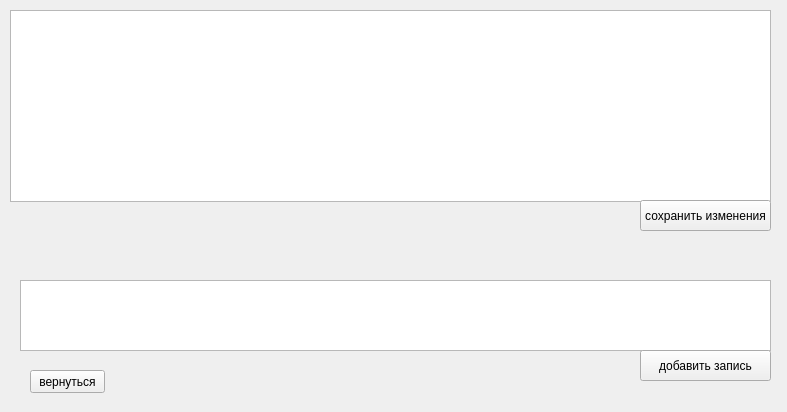
<?xml version="1.0" encoding="UTF-8"?>
<ui version="4.0">
 <class>Form</class>
 <widget class="QWidget" name="Form">
  <property name="geometry">
   <rect>
    <x>0</x>
    <y>0</y>
    <width>787</width>
    <height>412</height>
   </rect>
  </property>
  <property name="windowTitle">
   <string>Form</string>
  </property>
  <widget class="QTableWidget" name="tableWidget_edit">
   <property name="geometry">
    <rect>
     <x>10</x>
     <y>10</y>
     <width>761</width>
     <height>192</height>
    </rect>
   </property>
  </widget>
  <widget class="QPushButton" name="btn_edit">
   <property name="geometry">
    <rect>
     <x>640</x>
     <y>200</y>
     <width>131</width>
     <height>31</height>
    </rect>
   </property>
   <property name="text">
    <string>сохранить изменения</string>
   </property>
  </widget>
  <widget class="QTableWidget" name="tableWidget_add">
   <property name="geometry">
    <rect>
     <x>20</x>
     <y>280</y>
     <width>751</width>
     <height>71</height>
    </rect>
   </property>
  </widget>
  <widget class="QPushButton" name="btn_add">
   <property name="geometry">
    <rect>
     <x>640</x>
     <y>350</y>
     <width>131</width>
     <height>31</height>
    </rect>
   </property>
   <property name="text">
    <string>добавить запись</string>
   </property>
  </widget>
  <widget class="QPushButton" name="btn_exit">
   <property name="geometry">
    <rect>
     <x>30</x>
     <y>370</y>
     <width>75</width>
     <height>23</height>
    </rect>
   </property>
   <property name="text">
    <string>вернуться</string>
   </property>
  </widget>
 </widget>
 <resources/>
 <connections/>
</ui>
